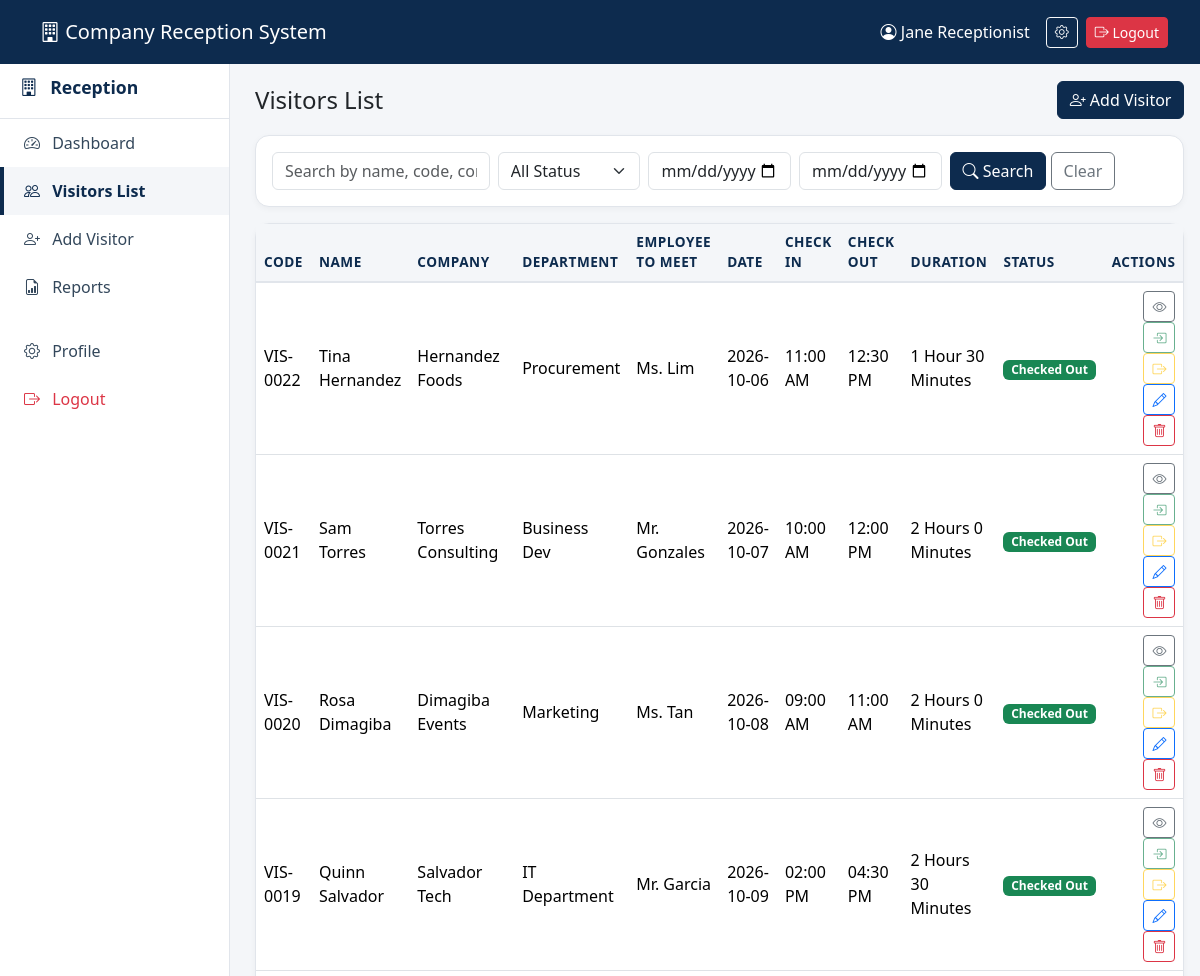
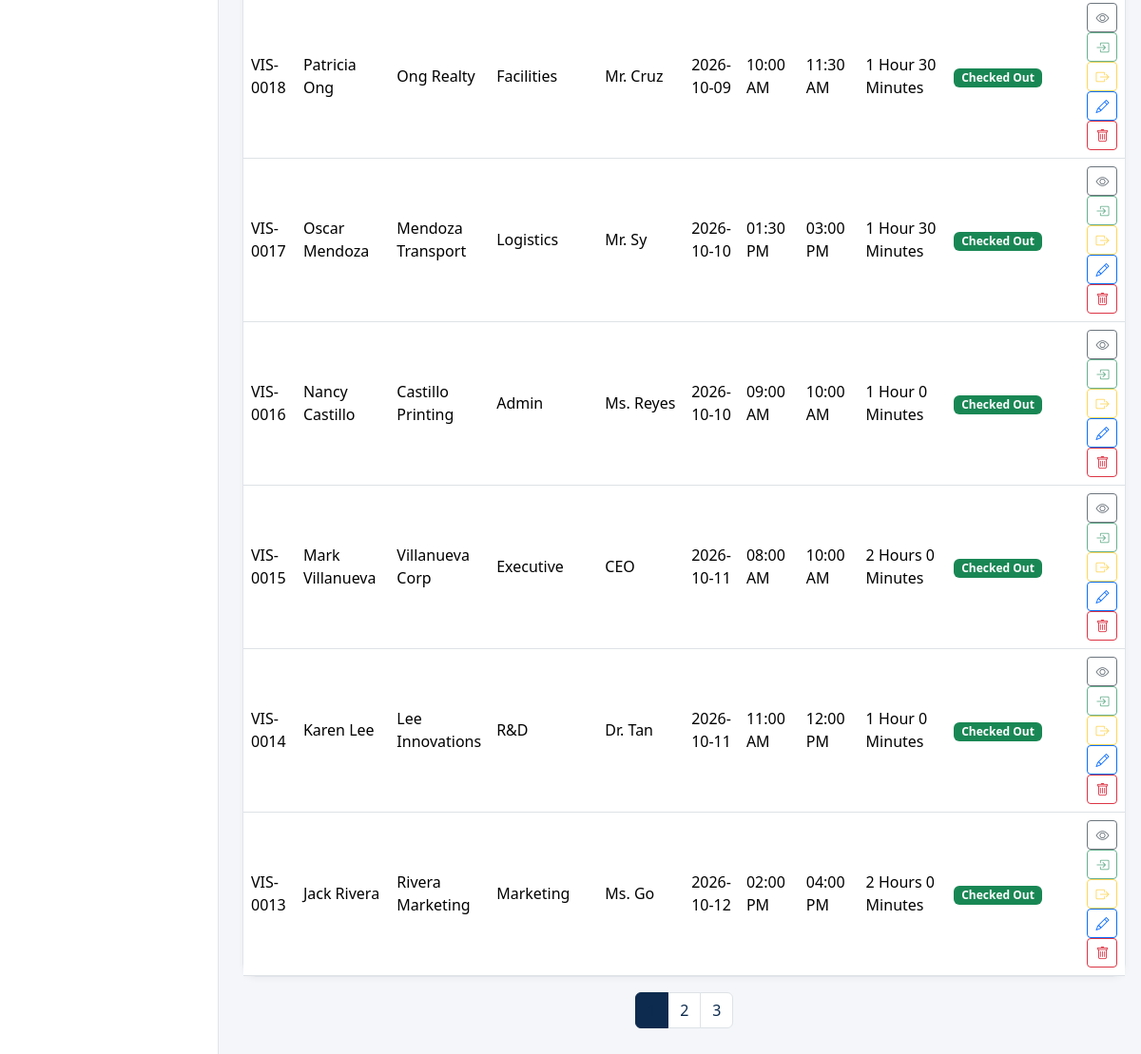
Page /visitors/list.php (signed in) on the committed database (2 pictures, top to bottom).
### tables this page shows
CREATE TABLE IF NOT EXISTS visitors (
    id INT(11) NOT NULL AUTO_INCREMENT,
    visitor_code VARCHAR(20) NOT NULL UNIQUE,
    visitor_name VARCHAR(100) NOT NULL,
    gender VARCHAR(10) DEFAULT NULL,
    company VARCHAR(100) DEFAULT NULL,
    phone VARCHAR(20) NOT NULL,
    email VARCHAR(100) DEFAULT NULL,
    address TEXT DEFAULT NULL,
    id_number VARCHAR(50) DEFAULT NULL,
    purpose VARCHAR(255) NOT NULL,
    department VARCHAR(100) NOT NULL,
    employee_to_meet VARCHAR(100) NOT NULL,
    visit_date DATE NOT NULL,
    check_in DATETIME DEFAULT NULL,
    check_out DATETIME DEFAULT NULL,
    duration VARCHAR(50) DEFAULT NULL,
    status ENUM('Waiting','Approved','In Meeting','Checked Out') NOT NULL DEFAULT 'Waiting',
    photo VARCHAR(255) DEFAULT NULL,
    signature_in VARCHAR(255) DEFAULT NULL,
    signature_out VARCHAR(255) DEFAULT NULL,
    created_by INT(11) DEFAULT NULL,
    created_at TIMESTAMP DEFAULT CURRENT_TIMESTAMP,
    PRIMARY KEY (id),
    INDEX idx_visitor_code (visitor_code),
    INDEX idx_visit_date (visit_date),
    INDEX idx_status (status)
);

### visitors/list.php (the view, shortened to what this page needs)
<?php
$base_path = "../";
require_once '../config/database.php';
$active = "visitors";
$search    = trim($_GET['search'] ?? '');
$status_filter = trim($_GET['status'] ?? '');
$date_from = trim($_GET['date_from'] ?? '');
$date_to   = trim($_GET['date_to'] ?? '');
$page      = max(1, (int)($_GET['page'] ?? 1));
$limit     = 10;
$offset    = ($page - 1) * $limit;
$where = [];
$params = [];
$where_clause = count($where) > 0 ? "WHERE " . implode(" AND ", $where) : "";
$count_sql = "SELECT COUNT(*) FROM visitors v $where_clause";
$stmt = $pdo->prepare($count_sql);
$stmt->execute($params);
$total_records = $stmt->fetchColumn();
$total_pages = ceil($total_records / $limit);
$sql = "SELECT v.* FROM visitors v $where_clause ORDER BY v.id DESC LIMIT $limit OFFSET $offset";
$stmt = $pdo->prepare($sql);
$stmt->execute($params);
$visitors = $stmt->fetchAll(PDO::FETCH_ASSOC);
include '../includes/header.php';
?>
<div class="d-flex justify-content-between align-items-center mb-3">
    <h4 class="mb-0">Visitors List</h4>
    <a href="add.php" class="btn btn-primary">
        <i class="bi bi-person-plus"></i> Add Visitor
    </a>
</div>
<div class="card mb-3">
    <div class="card-body">
        <form method="GET" action="list.php" class="row g-2">
            <div class="col-md-3">
                <input type="text" name="search" class="form-control" placeholder="Search by name, code, company..." value="<?php echo htmlspecialchars($search); ?>">
            </div>
            <div class="col-md-2">
                <select name="status" class="form-select">
                    <option value="">All Status</option>
                </select>
            </div>
            <div class="col-md-2">
                <input type="date" name="date_from" class="form-control" value="<?php echo htmlspecialchars($date_from); ?>" placeholder="From">
            </div>
            <div class="col-md-2">
                <input type="date" name="date_to" class="form-control" value="<?php echo htmlspecialchars($date_to); ?>" placeholder="To">
            </div>
            <div class="col-auto">
                <button type="submit" class="btn btn-dark-blue text-white">
                    <i class="bi bi-search"></i> Search
                </button>
                <a href="list.php" class="btn btn-outline-secondary">Clear</a>
            </div>
        </form>
    </div>
</div>
<div class="card">
    <div class="card-body p-0">
        <div class="table-responsive">
            <table class="table table-hover mb-0 align-middle">
                <thead>
                    <tr>
                        <th>Code</th>
                        <th>Name</th>
                        <th>Company</th>
                        <th>Department</th>
                        <th>Employee to Meet</th>
                        <th>Date</th>
                        <th>Check In</th>
                        <th>Check Out</th>
                        <th>Duration</th>
                        <th>Status</th>
                        <th class="text-end">Actions</th>
                    </tr>
                </thead>
                <tbody>
                    <?php foreach ($visitors as $v): ?>
                        <tr>
                            <td><?php echo htmlspecialchars($v['visitor_code']); ?></td>
                            <td><?php echo htmlspecialchars($v['visitor_name']); ?></td>
                            <td><?php echo htmlspecialchars($v['company'] ?: '-'); ?></td>
                            <td><?php echo htmlspecialchars($v['department']); ?></td>
                            <td><?php echo htmlspecialchars($v['employee_to_meet']); ?></td>
                            <td><?php echo htmlspecialchars($v['visit_date']); ?></td>
                            <td><?php echo $v['check_in'] ? date('h:i A', strtotime($v['check_in'])) : '-'; ?></td>
                            <td><?php echo $v['check_out'] ? date('h:i A', strtotime($v['check_out'])) : '-'; ?></td>
                            <td><?php echo htmlspecialchars($v['duration'] ?: '-'); ?></td>
                            <td>
                                <?php
                                    $badgeClass = 'bg-warning text-dark';
                                    if ($v['status'] === 'Checked Out') $badgeClass = 'bg-success';
                                ?>
                                <span class="badge <?php echo $badgeClass; ?>"><?php echo htmlspecialchars($v['status']); ?></span>
                            </td>
                            <td class="text-end">
                                <a href="view.php?id=<?php echo $v['id']; ?>" class="btn btn-sm btn-outline-secondary" title="View">
                                    <i class="bi bi-eye"></i>
                                </a>
                                <a href="checkin.php?id=<?php echo $v['id']; ?>" class="btn btn-sm btn-outline-success <?php echo $v['check_in'] ? 'disabled' : ''; ?>" title="Check In">
                                    <i class="bi bi-box-arrow-in-right"></i>
                                </a>
                                <a href="checkout.php?id=<?php echo $v['id']; ?>" class="btn btn-sm btn-outline-warning <?php echo (!$v['check_in'] || $v['check_out']) ? 'disabled' : ''; ?>" title="Check Out">
                                    <i class="bi bi-box-arrow-right"></i>
                                </a>
                                <a href="edit.php?id=<?php echo $v['id']; ?>" class="btn btn-sm btn-outline-primary" title="Edit">
                                    <i class="bi bi-pencil"></i>
                                </a>
                                <a href="delete.php?id=<?php echo $v['id']; ?>" class="btn btn-sm btn-outline-danger btn-delete-confirm" title="Delete">
                                    <i class="bi bi-trash"></i>
                                </a>
                            </td>
                        </tr>
                    <?php endforeach; ?>
                </tbody>
            </table>
        </div>
    </div>
</div>
<?php if ($total_pages > 1): ?>
<nav class="mt-3">
    <ul class="pagination justify-content-center">
        <?php for ($i = 1; $i <= $total_pages; $i++): ?>
            <li class="page-item <?php echo $i === $page ? 'active' : ''; ?>">
                <a class="page-link" href="list.php?page=<?php echo $i; ?>&search=<?php echo urlencode($search); ?>&status=<?php echo urlencode($status_filter); ?>&date_from=<?php echo urlencode($date_from); ?>&date_to=<?php echo urlencode($date_to); ?>">
                    <?php echo $i; ?>
                </a>
            </li>
        <?php endfor; ?>
    </ul>
</nav>
<?php endif; ?>
<?php include '../includes/footer.php'; ?>

### includes/header.php (shortened to what this page needs)
<!DOCTYPE html>
<html lang="en">
<head>
    <link href="https://cdn.jsdelivr.net/npm/bootstrap@5.3.3/dist/css/bootstrap.min.css" rel="stylesheet">
    <link rel="stylesheet" href="https://cdn.jsdelivr.net/npm/bootstrap-icons@1.11.3/font/bootstrap-icons.css">
    <link href="<?php echo $base_path; ?>assets/css/style.css" rel="stylesheet">
</head>
<body>
<nav class="navbar navbar-expand-lg top-navbar">
    <div class="container-fluid">
        <span class="navbar-brand text-white ms-2">
            <i class="bi bi-building"></i> Company Reception System
        </span>
        <div class="ms-auto d-flex align-items-center">
            <span class="text-white me-3 d-none d-sm-inline">
                <i class="bi bi-person-circle"></i>
                <?php echo isset($_SESSION['fullname']) ? htmlspecialchars($_SESSION['fullname']) : ''; ?>
            </span>
            <a href="<?php echo $base_path; ?>profile.php" class="btn btn-sm btn-outline-light me-2" title="Profile">
                <i class="bi bi-gear"></i>
            </a>
            <a href="<?php echo $base_path; ?>logout.php" class="btn btn-sm btn-danger">
                <i class="bi bi-box-arrow-right"></i> Logout
            </a>
        </div>
    </div>
</nav>
<div class="app-wrapper">
    <?php include __DIR__ . '/sidebar.php'; ?>
    <main class="main-content">

### includes/sidebar.php (shortened to what this page needs)
<aside class="sidebar" id="sidebar">
    <div class="sidebar-brand">
        <i class="bi bi-building"></i> Reception
    </div>
    <ul class="nav flex-column">
        <li class="nav-item">
            <a class="nav-link <?php echo $active === 'dashboard' ? 'active' : ''; ?>"
               href="<?php echo $base_path; ?>dashboard.php">
                <i class="bi bi-speedometer2"></i> Dashboard
            </a>
        </li>
        <li class="nav-item">
            <a class="nav-link <?php echo $active === 'visitors' ? 'active' : ''; ?>"
               href="<?php echo $base_path; ?>visitors/list.php">
                <i class="bi bi-people"></i> Visitors List
            </a>
        </li>
        <li class="nav-item">
            <a class="nav-link <?php echo $active === 'add' ? 'active' : ''; ?>"
               href="<?php echo $base_path; ?>visitors/add.php">
                <i class="bi bi-person-plus"></i> Add Visitor
            </a>
        </li>
        <li class="nav-item">
            <a class="nav-link <?php echo $active === 'reports' ? 'active' : ''; ?>"
               href="<?php echo $base_path; ?>reports.php">
                <i class="bi bi-file-earmark-bar-graph"></i> Reports
            </a>
        </li>
        <li class="nav-item mt-3">
            <a class="nav-link <?php echo $active === 'profile' ? 'active' : ''; ?>"
               href="<?php echo $base_path; ?>profile.php">
                <i class="bi bi-gear"></i> Profile
            </a>
        </li>
        <li class="nav-item">
            <a class="nav-link text-danger" href="<?php echo $base_path; ?>logout.php">
                <i class="bi bi-box-arrow-right"></i> Logout
            </a>
        </li>
    </ul>
</aside>

### includes/footer.php (shortened to what this page needs)
    </main>
</div>
</body>
</html>

### assets/css/style.css (style rules this page uses)
:root { --dark-blue: #0d2b4e; --dark-blue-light: #14396b; --light-grey: #f4f6f9; --border-grey: #e1e5eb; }
* { margin: 0; padding: 0; box-sizing: border-box; }
body { background-color: var(--light-grey); font-family: 'Segoe UI', Arial, sans-serif; }
.top-navbar { background-color: var(--dark-blue); padding: 12px 20px; position: fixed; top: 0; left: 0; right: 0; z-index: 1040; }
.app-wrapper { display: flex; min-height: 100vh; padding-top: 56px; }
.sidebar { width: 230px; background-color: #ffffff; border-right: 1px solid var(--border-grey); padding-top: 0; flex-shrink: 0; position: fixed; top: 56px; left: 0; bottom: 0; z-index: 1030; overflow-y: auto; }
.sidebar-brand { padding: 18px 20px; font-weight: 700; color: var(--dark-blue); border-bottom: 1px solid var(--border-grey); font-size: 1.1rem; }
.sidebar-brand i { margin-right: 8px; }
.sidebar .nav-link { color: #33475b; padding: 12px 20px; font-weight: 500; border-left: 4px solid transparent; transition: all 0.2s; }
.sidebar .nav-link i { margin-right: 8px; width: 20px; text-align: center; }
.sidebar .nav-link.active { background-color: var(--light-grey); color: var(--dark-blue); border-left: 4px solid var(--dark-blue); font-weight: 700; }
.main-content { flex-grow: 1; padding: 25px; margin-left: 230px; }
.card { border-radius: 14px; border: 1px solid var(--border-grey); box-shadow: 0 2px 6px rgba(0,0,0,0.04); }
.btn-primary, .btn-dark-blue { background-color: var(--dark-blue); border-color: var(--dark-blue); }
.table th { background-color: var(--light-grey); color: var(--dark-blue); font-weight: 600; font-size: 0.85rem; text-transform: uppercase; letter-spacing: 0.5px; border-bottom: 2px solid var(--border-grey) !important; }
.table td { vertical-align: middle; }
.pagination .page-link { color: var(--dark-blue); }
.pagination .page-item.active .page-link { background-color: var(--dark-blue); border-color: var(--dark-blue); }

### rows in the picture
visitors: visitor_code "VIS-0022", visitor_name "Tina Hernandez", company "Hernandez Foods", department "Procurement", employee_to_meet "Ms. Lim", visit_date "2026-10-06", check_in "11:00 AM", check_out "12:30 PM", duration "1 Hour 30 Minutes", status "Checked Out"
visitors: visitor_code "VIS-0021", visitor_name "Sam Torres", company "Torres Consulting", department "Business Dev", employee_to_meet "Mr. Gonzales", visit_date "2026-10-07", check_in "10:00 AM", check_out "12:00 PM", duration "2 Hours 0 Minutes", status "Checked Out"
visitors: visitor_code "VIS-0020", visitor_name "Rosa Dimagiba", company "Dimagiba Events", department "Marketing", employee_to_meet "Ms. Tan", visit_date "2026-10-08", check_in "09:00 AM", check_out "11:00 AM", duration "2 Hours 0 Minutes", status "Checked Out"
visitors: visitor_code "VIS-0019", visitor_name "Quinn Salvador", company "Salvador Tech", department "IT Department", employee_to_meet "Mr. Garcia", visit_date "2026-10-09", check_in "02:00 PM", check_out "04:30 PM", duration "2 Hours 30 Minutes", status "Checked Out"
visitors: visitor_code "VIS-0018", visitor_name "Patricia Ong", company "Ong Realty", department "Facilities", employee_to_meet "Mr. Cruz", visit_date "2026-10-09", check_in "10:00 AM", check_out "11:30 AM", duration "1 Hour 30 Minutes", status "Checked Out"
visitors: visitor_code "VIS-0017", visitor_name "Oscar Mendoza", company "Mendoza Transport", department "Logistics", employee_to_meet "Mr. Sy", visit_date "2026-10-10", check_in "01:30 PM", check_out "03:00 PM", duration "1 Hour 30 Minutes", status "Checked Out"
visitors: visitor_code "VIS-0016", visitor_name "Nancy Castillo", company "Castillo Printing", department "Admin", employee_to_meet "Ms. Reyes", visit_date "2026-10-10", check_in "09:00 AM", check_out "10:00 AM", duration "1 Hour 0 Minutes", status "Checked Out"
visitors: visitor_code "VIS-0015", visitor_name "Mark Villanueva", company "Villanueva Corp", department "Executive", employee_to_meet "CEO", visit_date "2026-10-11", check_in "08:00 AM", check_out "10:00 AM", duration "2 Hours 0 Minutes", status "Checked Out"
visitors: visitor_code "VIS-0014", visitor_name "Karen Lee", company "Lee Innovations", department "R&D", employee_to_meet "Dr. Tan", visit_date "2026-10-11", check_in "11:00 AM", check_out "12:00 PM", duration "1 Hour 0 Minutes", status "Checked Out"
visitors: visitor_code "VIS-0013", visitor_name "Jack Rivera", company "Rivera Marketing", department "Marketing", employee_to_meet "Ms. Go", visit_date "2026-10-12", check_in "02:00 PM", check_out "04:00 PM", duration "2 Hours 0 Minutes", status "Checked Out"

### other values in the picture
$_SESSION['fullname'] "Jane Receptionist"
